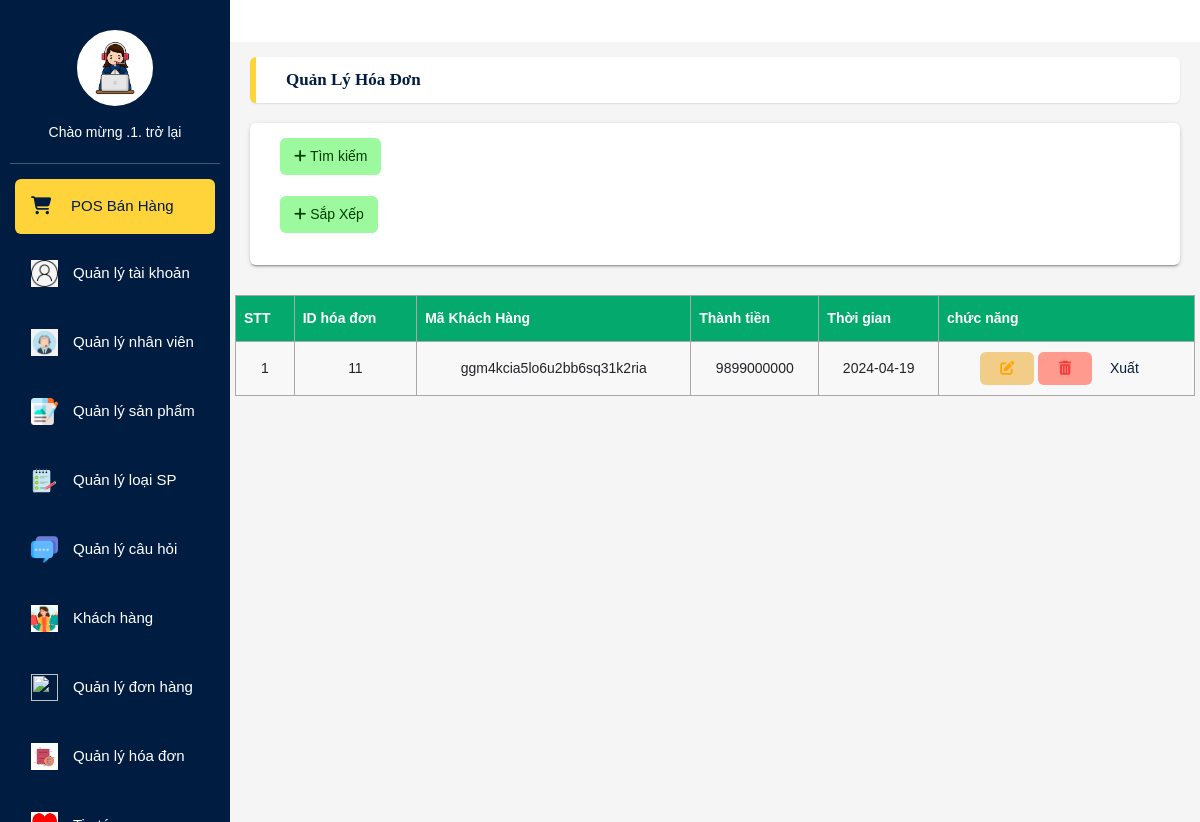
Screenshot of /VanPhongPham/HoaDon (signed in) with the database file from the repository.
### tables this page shows
CREATE TABLE `tbl_hoadon` (
  `id_hoadon` int(11) NOT NULL,
  `session_idA` varchar(50) NOT NULL,
  `tongtien` float NOT NULL,
  `date_thongke` varchar(255) NOT NULL
);

### VanPhongPham/mvc/core/Controller.php (called while the page is built, shortened)
<?php
    class Controller{
        public function view($view, $data=[]){
            require_once "./mvc/views/".$view.".php";
        }
    }
?>

### VanPhongPham/mvc/controllers/HoaDon.php (called while the page is built, shortened)
<?php
class HoaDon extends Controller{
    function SayHi(){
        $this->ShowListHD();
    }
    function ShowListHD(){
         $hoadonmodel = $this->model("HoaDonModel");
        $this->view("qlyhoadon", [
            "HD" => $hoadonmodel->listHoaDon()
        ]);
    }
}
?>

### VanPhongPham/mvc/core/App.php (called while the page is built, shortened)
<?php
class App{
    protected $action="SayHi";
    function __construct(){
        $arr = $this->UrlProcess();
        if( file_exists("./mvc/controllers/".$arr[0].".php") ){
            unset($arr[0]);
        }
        $this->controller = new $this->controller;
        $this->params = $arr?array_values($arr):[];
        call_user_func_array([$this->controller, $this->action], $this->params );
    }
    function UrlProcess(){
        if( isset($_GET["url"]) ){
            return explode("/", filter_var(trim($_GET["url"], "/")));
        }
    }
}
?>

### VanPhongPham/index.php (called while the page is built, shortened)
<?php
    $myApp = new App();
?>

### VanPhongPham/mvc/core/DB.php (called while the page is built, shortened)
<?php
    class DB{
        protected $servername = "localhost";
        protected $username = "root";
        protected $password = "";
        function __construct(){
            $this->con = mysqli_connect($this->servername, $this->username, $this->password);
        }
    }
?>

### VanPhongPham/mvc/models/HoaDonModel.php (called while the page is built, shortened)
<?php
class HoaDonModel extends DB{
    public function listHoaDon(){
        $sql = "SELECT * FROM tbl_hoadon";
         return $result = mysqli_query($this->con,$sql);
    }
}
?>

### VanPhongPham/mvc/views/qlyhoadon.php (the view, shortened to what this page needs)
<?php
include "header.php";
include "Left_side.php";
?>
      <main class="app-content">
        <div class="app-title">
            <ul class="app-breadcrumb breadcrumb side">
            <li class="breadcrumb-item active"><a href="qlyhoadon.php"><b>Quản lý Hóa Đơn</b></a></li>
            </ul>
        </div>
        <div class="row">
            <div class="col-md-12">
                <div class="tile">
                    <div class="tile-body" >
                    <div class="col-sm-2">
                    <a class='btn btn-add btn-sm' href='HoaDon/SearchHD' title='Tìm'><i class='fas fa-plus'></i>
                            Tìm kiếm </a>
                            <br>
                            <br>
                            <a class='btn btn-add btn-sm' href='HoaDon/sapxepHD' title='sap xep'><i class='fas fa-plus'></i>
                            Sắp Xếp </a>
                            </div>
                              </div>
                              <div class="from-group col-md-3">
                                  </div>
                            </div>
                        </div>
                            <?php
                               if(mysqli_num_rows($data["HD"])>0)
                           {
                            echo"<table id='customers'>
                            <tr>
                              <th>STT</th>
                              <th>ID hóa đơn</th>
                              <th>Mã Khách Hàng</th>
                              <th>Thành tiền</th>
                              <th>Thời gian</th>
                              <th> chức năng</th>
                            </tr>";
                                $count = 0;
                                while( $row = mysqli_fetch_assoc($data["HD"]))
                                {
                                    $count++;
                                    echo "<br> <tr>";
                                    echo "<td>".$count."</td>";
                                    echo "<td>".$row["id_hoadon"]."</td>";
                                    echo "<td>".$row["session_idA"]."</td>";
                                    echo"<td>".$row["tongtien"]."</td>";
                                    echo"<td>".$row["date_thongke"]."</td>";
                                    echo "<td> <a href='HoaDon/editHD/".$row["id_hoadon"]."'class='btn btn-edit' type='button' title='Sửa'> <i class='fas fa-edit'></i>
                                     </a>
                                    <a href='HoaDon/deleteHD/".$row["id_hoadon"]."'
                                   onclick = \" javascript: return confirm('ban chac chan muon xoa') \" class='btn btn-delete' type='button' title='xóa'> <i class='fas fa-trash-alt'></i> </a>
                                   <a onclick='xuatexcel()' class='btn' type='button' title='Xuất'> Xuất <i class=''></i>
                                     </a>
                                   </td>
                                   ";
                                }
                           }
                            ?>
                            </table>
</div>
</body>
</html>

### rows the page displays
tbl_hoadon: id_hoadon "11", session_idA "ggm4kcia5lo6u2bb6sq31k2ria", tongtien "9899000000", date_thongke "2024-04-19"

### other values shown
$a "1"
